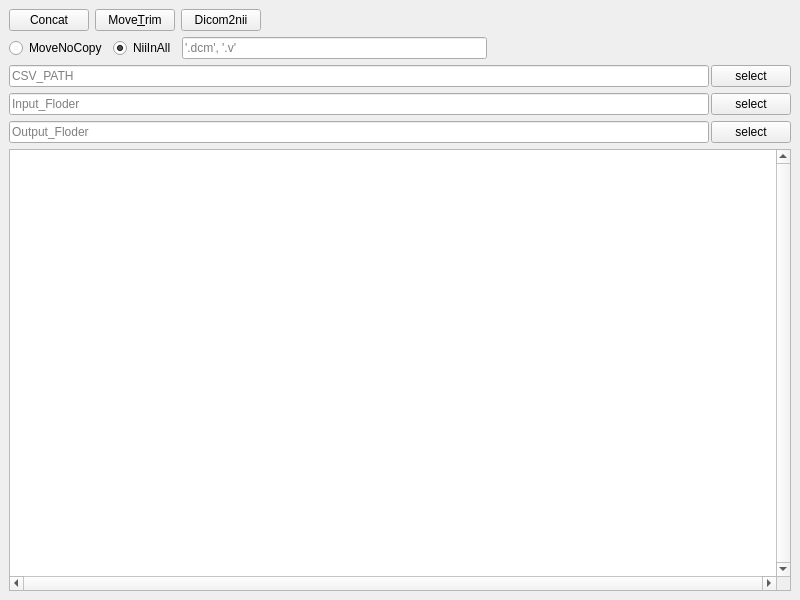
<?xml version="1.0" encoding="UTF-8"?>
<ui version="4.0">
 <class>MainWindow</class>
 <widget class="QMainWindow" name="MainWindow">
  <property name="geometry">
   <rect>
    <x>0</x>
    <y>0</y>
    <width>800</width>
    <height>600</height>
   </rect>
  </property>
  <property name="windowTitle">
   <string>MainWindow</string>
  </property>
  <property name="toolButtonStyle">
   <enum>Qt::ToolButtonIconOnly</enum>
  </property>
  <widget class="QWidget" name="centralwidget">
   <property name="enabled">
    <bool>true</bool>
   </property>
   <property name="sizePolicy">
    <sizepolicy hsizetype="Expanding" vsizetype="Expanding">
     <horstretch>0</horstretch>
     <verstretch>0</verstretch>
    </sizepolicy>
   </property>
   <layout class="QVBoxLayout" name="verticalLayout_2">
    <item>
     <layout class="QVBoxLayout" name="verticalLayout" stretch="0,0,0,0,0,0,0">
      <property name="sizeConstraint">
       <enum>QLayout::SetMaximumSize</enum>
      </property>
      <item>
       <layout class="QHBoxLayout" name="horizontalLayout_2" stretch="">
        <property name="sizeConstraint">
         <enum>QLayout::SetNoConstraint</enum>
        </property>
       </layout>
      </item>
      <item>
       <layout class="QHBoxLayout" name="horizontalLayout_3" stretch="1,1,0,0">
        <item>
         <widget class="QPushButton" name="pushButton">
          <property name="sizePolicy">
           <sizepolicy hsizetype="Fixed" vsizetype="Fixed">
            <horstretch>0</horstretch>
            <verstretch>0</verstretch>
           </sizepolicy>
          </property>
          <property name="text">
           <string>Concat</string>
          </property>
         </widget>
        </item>
        <item>
         <widget class="QPushButton" name="pushButton_4">
          <property name="sizePolicy">
           <sizepolicy hsizetype="Fixed" vsizetype="Fixed">
            <horstretch>0</horstretch>
            <verstretch>0</verstretch>
           </sizepolicy>
          </property>
          <property name="text">
           <string>Move&amp;Trim</string>
          </property>
         </widget>
        </item>
        <item>
         <widget class="QPushButton" name="pushButton_5">
          <property name="sizePolicy">
           <sizepolicy hsizetype="Fixed" vsizetype="Fixed">
            <horstretch>0</horstretch>
            <verstretch>0</verstretch>
           </sizepolicy>
          </property>
          <property name="text">
           <string>Dicom2nii</string>
          </property>
         </widget>
        </item>
        <item>
         <spacer name="horizontalSpacer">
          <property name="orientation">
           <enum>Qt::Horizontal</enum>
          </property>
          <property name="sizeHint" stdset="0">
           <size>
            <width>40</width>
            <height>20</height>
           </size>
          </property>
         </spacer>
        </item>
       </layout>
      </item>
      <item>
       <layout class="QHBoxLayout" name="horizontalLayout_6" stretch="0,0,0,0">
        <item>
         <widget class="QRadioButton" name="radioButton">
          <property name="text">
           <string>MoveNoCopy</string>
          </property>
         </widget>
        </item>
        <item>
         <widget class="QRadioButton" name="radioButton_2">
          <property name="text">
           <string>NiiInAll</string>
          </property>
          <property name="checked">
           <bool>true</bool>
          </property>
         </widget>
        </item>
        <item>
         <widget class="QLineEdit" name="lineEdit_2">
          <property name="inputMask">
           <string/>
          </property>
          <property name="text">
           <string/>
          </property>
          <property name="placeholderText">
           <string>'.dcm', '.v'</string>
          </property>
         </widget>
        </item>
        <item>
         <spacer name="horizontalSpacer_2">
          <property name="orientation">
           <enum>Qt::Horizontal</enum>
          </property>
          <property name="sizeHint" stdset="0">
           <size>
            <width>40</width>
            <height>20</height>
           </size>
          </property>
         </spacer>
        </item>
       </layout>
      </item>
      <item>
       <layout class="QHBoxLayout" name="horizontalLayout_7" stretch="5,1">
        <property name="spacing">
         <number>2</number>
        </property>
        <item>
         <widget class="QLineEdit" name="lineEdit_4">
          <property name="sizePolicy">
           <sizepolicy hsizetype="Expanding" vsizetype="Preferred">
            <horstretch>0</horstretch>
            <verstretch>0</verstretch>
           </sizepolicy>
          </property>
          <property name="placeholderText">
           <string>CSV_PATH</string>
          </property>
         </widget>
        </item>
        <item>
         <widget class="QPushButton" name="pushButton_6">
          <property name="sizePolicy">
           <sizepolicy hsizetype="Fixed" vsizetype="Fixed">
            <horstretch>0</horstretch>
            <verstretch>0</verstretch>
           </sizepolicy>
          </property>
          <property name="text">
           <string>select</string>
          </property>
         </widget>
        </item>
       </layout>
      </item>
      <item>
       <layout class="QHBoxLayout" name="horizontalLayout_4" stretch="5,1">
        <property name="spacing">
         <number>2</number>
        </property>
        <item>
         <widget class="QLineEdit" name="lineEdit">
          <property name="sizePolicy">
           <sizepolicy hsizetype="Expanding" vsizetype="Preferred">
            <horstretch>0</horstretch>
            <verstretch>0</verstretch>
           </sizepolicy>
          </property>
          <property name="placeholderText">
           <string>Input_Floder</string>
          </property>
         </widget>
        </item>
        <item>
         <widget class="QPushButton" name="pushButton_2">
          <property name="sizePolicy">
           <sizepolicy hsizetype="Fixed" vsizetype="Fixed">
            <horstretch>0</horstretch>
            <verstretch>0</verstretch>
           </sizepolicy>
          </property>
          <property name="text">
           <string>select</string>
          </property>
         </widget>
        </item>
       </layout>
      </item>
      <item>
       <layout class="QHBoxLayout" name="horizontalLayout_5" stretch="5,1">
        <property name="spacing">
         <number>2</number>
        </property>
        <item>
         <widget class="QLineEdit" name="lineEdit_3">
          <property name="sizePolicy">
           <sizepolicy hsizetype="Expanding" vsizetype="Preferred">
            <horstretch>0</horstretch>
            <verstretch>0</verstretch>
           </sizepolicy>
          </property>
          <property name="text">
           <string/>
          </property>
          <property name="placeholderText">
           <string>Output_Floder</string>
          </property>
         </widget>
        </item>
        <item>
         <widget class="QPushButton" name="pushButton_3">
          <property name="sizePolicy">
           <sizepolicy hsizetype="Fixed" vsizetype="Fixed">
            <horstretch>0</horstretch>
            <verstretch>0</verstretch>
           </sizepolicy>
          </property>
          <property name="text">
           <string>select</string>
          </property>
         </widget>
        </item>
       </layout>
      </item>
      <item>
       <widget class="QTextEdit" name="textEdit">
        <property name="verticalScrollBarPolicy">
         <enum>Qt::ScrollBarAlwaysOn</enum>
        </property>
        <property name="horizontalScrollBarPolicy">
         <enum>Qt::ScrollBarAlwaysOn</enum>
        </property>
       </widget>
      </item>
     </layout>
    </item>
   </layout>
  </widget>
 </widget>
 <resources/>
 <connections/>
</ui>
